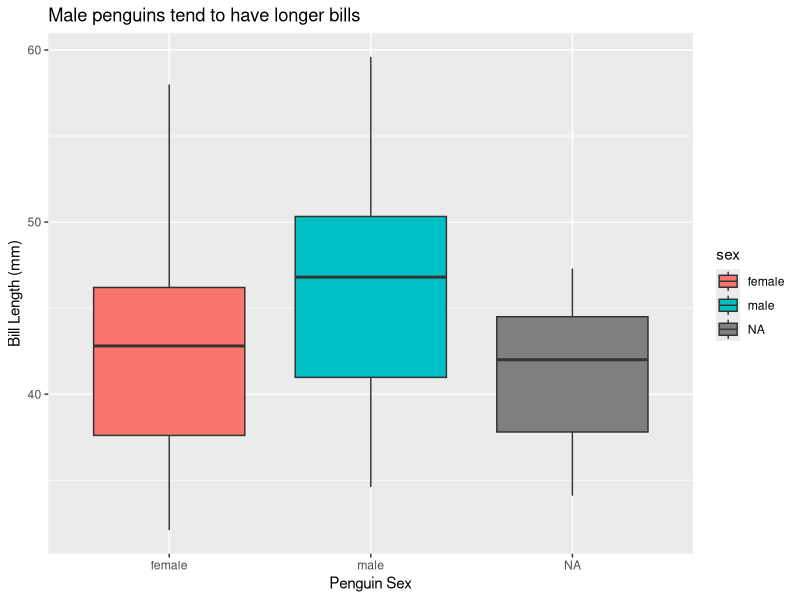
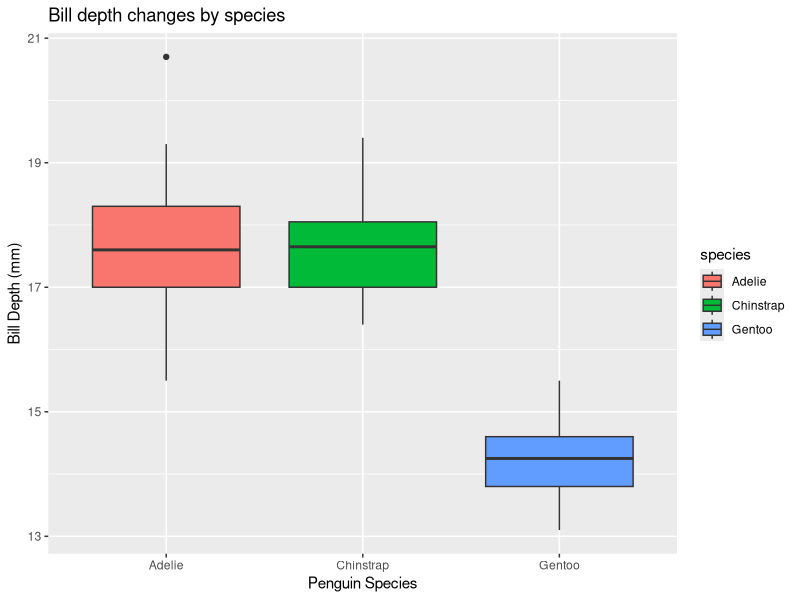
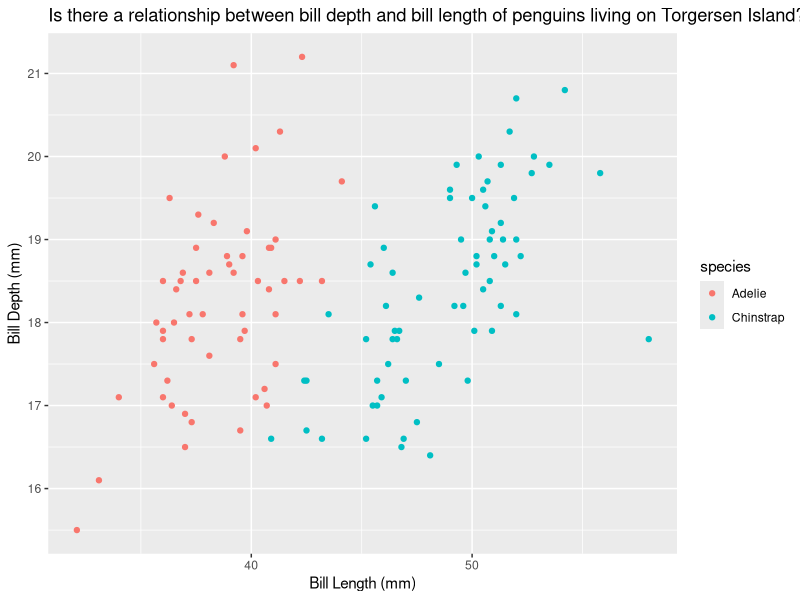

R code for these plots, in order:
## ---- chunk 1
knitr::opts_chunk$set(echo = TRUE)
## ---- chunk 2
library("tidyverse")
library("palmerpenguins")
## ---- chunk 3
earlyYears <- penguins %>% filter(year < 2009)

## ---- chunk 4
ggplot(data = penguins, mapping = aes(x = sex, y = bill_length_mm, fill = sex)) +
  geom_boxplot() +
  labs(x = "Penguin Sex", y = "Bill Length (mm)", title = "Male penguins tend to have longer bills")
## ---- chunk 5
femaleOnly <- penguins %>% filter(sex == "female")
## ---- chunk 6

# here I am using the pipe to put the data into the ggplot function, eliminating the need to say what data to use inside of the function. It's just another way of doing the same thing. 

femaleOnly %>% ggplot(aes(x = species, y = bill_depth_mm, fill = species)) +
  geom_boxplot() +
  labs(x = "Penguin Species", y = "Bill Depth (mm)", title = "Bill depth changes by species")
## ---- chunk 7
penguins %>% filter(island == "Dream") %>% 
  ggplot(aes(x = bill_length_mm, y = bill_depth_mm, color = species)) +
  geom_point() +
  labs(x = "Bill Length (mm)", y = "Bill Depth (mm)", title = "Is there a relationship between bill depth and bill length of penguins living on Torgersen Island?")
